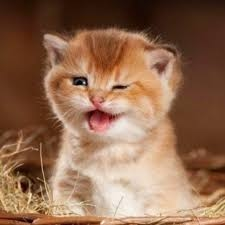
#> input picture kucing.jpg, 225 x 225 px
$ python UTS.py
#> lines starting #> are read from the running program, lines starting #| are printed output that depends on the picture
import cv2 as cv
import numpy as np

image = cv.imread("kucing.jpg", 1)
#> image is the input picture: shape (225, 225, 3); mean B, G, R 80.9, 106.3, 144.8
if image is None:
    print('Could not open or find the image: ')
    exit(0)

try:
    bright = int(input('* Enter the brightness value [0-255]: '))
#> the answer given: 3
except ValueError:
    print('Error, not a number')

new_image = np.zeros(image.shape, image.dtype)

for y in range(image.shape[0]):
    for x in range(image.shape[1]):
        for z in range(image.shape[2]):
            newVal = image[y,x,z] + bright
            if newVal > 255:
                newVal = 255
                new_image[y,x,z] = newVal
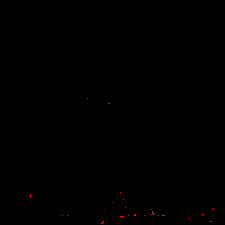
#> new_image: shape (225, 225, 3); mean B, G, R 0, 0, 0.2

cv.imshow('Original Image', image)
cv.imshow('Brightness Image', new_image)
# Wait until user press some key
cv.waitKey()

$ run again, with images.jpg copied over kucing.jpg
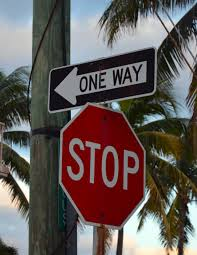
#> input picture images.jpg, 197 x 255 px
#> image is the input picture: shape (255, 197, 3); mean B, G, R 86.2, 89.1, 98.7
#> after the loop `for y in range(image.shape[0]):`:
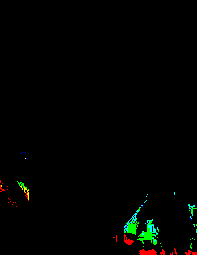
#> new_image: shape (255, 197, 3); mean B, G, R 0.9, 2.7, 1.4
